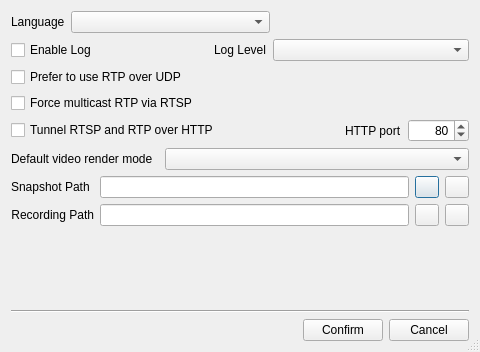
<?xml version="1.0" encoding="UTF-8"?>
<ui version="4.0">
 <class>SystemSetting</class>
 <widget class="QDialog" name="SystemSetting">
  <property name="geometry">
   <rect>
    <x>0</x>
    <y>0</y>
    <width>480</width>
    <height>352</height>
   </rect>
  </property>
  <property name="windowTitle">
   <string>System Settings</string>
  </property>
  <property name="sizeGripEnabled">
   <bool>true</bool>
  </property>
  <layout class="QVBoxLayout" name="verticalLayout">
   <item>
    <layout class="QHBoxLayout" name="horizontalLayout_9">
     <item>
      <widget class="QLabel" name="label_8">
       <property name="text">
        <string>Language</string>
       </property>
      </widget>
     </item>
     <item>
      <widget class="QComboBox" name="cmbLanguage">
       <property name="sizePolicy">
        <sizepolicy hsizetype="Expanding" vsizetype="Fixed">
         <horstretch>0</horstretch>
         <verstretch>0</verstretch>
        </sizepolicy>
       </property>
      </widget>
     </item>
     <item>
      <spacer name="horizontalSpacer_2">
       <property name="orientation">
        <enum>Qt::Horizontal</enum>
       </property>
       <property name="sizeHint" stdset="0">
        <size>
         <width>40</width>
         <height>20</height>
        </size>
       </property>
      </spacer>
     </item>
    </layout>
   </item>
   <item>
    <layout class="QHBoxLayout" name="horizontalLayout_7">
     <item>
      <widget class="QCheckBox" name="chkEnableLog">
       <property name="sizePolicy">
        <sizepolicy hsizetype="Expanding" vsizetype="Fixed">
         <horstretch>0</horstretch>
         <verstretch>0</verstretch>
        </sizepolicy>
       </property>
       <property name="text">
        <string>Enable Log</string>
       </property>
      </widget>
     </item>
     <item>
      <widget class="QLabel" name="label_6">
       <property name="text">
        <string>Log Level</string>
       </property>
      </widget>
     </item>
     <item>
      <widget class="QComboBox" name="cmbLogLevel">
       <property name="sizePolicy">
        <sizepolicy hsizetype="Expanding" vsizetype="Fixed">
         <horstretch>0</horstretch>
         <verstretch>0</verstretch>
        </sizepolicy>
       </property>
      </widget>
     </item>
    </layout>
   </item>
   <item>
    <widget class="QCheckBox" name="chkRtpOverUdp">
     <property name="sizePolicy">
      <sizepolicy hsizetype="Expanding" vsizetype="Fixed">
       <horstretch>0</horstretch>
       <verstretch>0</verstretch>
      </sizepolicy>
     </property>
     <property name="text">
      <string>Prefer to use RTP over UDP</string>
     </property>
    </widget>
   </item>
   <item>
    <widget class="QCheckBox" name="chkRtpMulticast">
     <property name="sizePolicy">
      <sizepolicy hsizetype="Expanding" vsizetype="Fixed">
       <horstretch>0</horstretch>
       <verstretch>0</verstretch>
      </sizepolicy>
     </property>
     <property name="text">
      <string>Force multicast RTP via RTSP</string>
     </property>
    </widget>
   </item>
   <item>
    <layout class="QHBoxLayout" name="horizontalLayout_8">
     <item>
      <widget class="QCheckBox" name="chkRtspOverHttp">
       <property name="sizePolicy">
        <sizepolicy hsizetype="Expanding" vsizetype="Fixed">
         <horstretch>0</horstretch>
         <verstretch>0</verstretch>
        </sizepolicy>
       </property>
       <property name="text">
        <string>Tunnel RTSP and RTP over HTTP</string>
       </property>
      </widget>
     </item>
     <item>
      <widget class="QLabel" name="label_7">
       <property name="text">
        <string>HTTP port</string>
       </property>
      </widget>
     </item>
     <item>
      <widget class="QSpinBox" name="spinHttpPort">
       <property name="alignment">
        <set>Qt::AlignRight|Qt::AlignTrailing|Qt::AlignVCenter</set>
       </property>
       <property name="prefix">
        <string/>
       </property>
       <property name="maximum">
        <number>65535</number>
       </property>
       <property name="value">
        <number>80</number>
       </property>
      </widget>
     </item>
    </layout>
   </item>
   <item>
    <layout class="QHBoxLayout" name="horizontalLayout_6">
     <property name="spacing">
      <number>12</number>
     </property>
     <item>
      <widget class="QLabel" name="label_5">
       <property name="text">
        <string>Default video render mode</string>
       </property>
      </widget>
     </item>
     <item>
      <widget class="QComboBox" name="cmbVideoRenderMode">
       <property name="sizePolicy">
        <sizepolicy hsizetype="Expanding" vsizetype="Fixed">
         <horstretch>0</horstretch>
         <verstretch>0</verstretch>
        </sizepolicy>
       </property>
      </widget>
     </item>
    </layout>
   </item>
   <item>
    <layout class="QHBoxLayout" name="horizontalLayout">
     <item>
      <widget class="QLabel" name="label">
       <property name="text">
        <string>Snapshot Path </string>
       </property>
      </widget>
     </item>
     <item>
      <widget class="QLineEdit" name="editSnapshotPath"/>
     </item>
     <item>
      <widget class="QPushButton" name="btnBrowseSnapshotPath">
       <property name="maximumSize">
        <size>
         <width>24</width>
         <height>24</height>
        </size>
       </property>
       <property name="toolTip">
        <string>Select snapshot save path</string>
       </property>
       <property name="text">
        <string/>
       </property>
       <property name="icon">
        <iconset resource="../RtspClient.qrc">
         <normaloff>:/RtspClient/Resources/browse_folder.png</normaloff>:/RtspClient/Resources/browse_folder.png</iconset>
       </property>
      </widget>
     </item>
     <item>
      <widget class="QPushButton" name="btnOpenSnapshotPath">
       <property name="maximumSize">
        <size>
         <width>24</width>
         <height>24</height>
        </size>
       </property>
       <property name="toolTip">
        <string>Open snapshot path</string>
       </property>
       <property name="text">
        <string/>
       </property>
       <property name="icon">
        <iconset resource="../RtspClient.qrc">
         <normaloff>:/RtspClient/Resources/open_folder.png</normaloff>:/RtspClient/Resources/open_folder.png</iconset>
       </property>
      </widget>
     </item>
    </layout>
   </item>
   <item>
    <layout class="QHBoxLayout" name="horizontalLayout_2">
     <item>
      <widget class="QLabel" name="label_2">
       <property name="text">
        <string>Recording Path</string>
       </property>
       <property name="alignment">
        <set>Qt::AlignRight|Qt::AlignTrailing|Qt::AlignVCenter</set>
       </property>
      </widget>
     </item>
     <item>
      <widget class="QLineEdit" name="editRecordPath"/>
     </item>
     <item>
      <widget class="QPushButton" name="btnBrowseRecordPath">
       <property name="maximumSize">
        <size>
         <width>24</width>
         <height>24</height>
        </size>
       </property>
       <property name="toolTip">
        <string>Select video recording save path</string>
       </property>
       <property name="text">
        <string/>
       </property>
       <property name="icon">
        <iconset resource="../RtspClient.qrc">
         <normaloff>:/RtspClient/Resources/browse_folder.png</normaloff>:/RtspClient/Resources/browse_folder.png</iconset>
       </property>
      </widget>
     </item>
     <item>
      <widget class="QPushButton" name="btnOpenRecordPath">
       <property name="maximumSize">
        <size>
         <width>24</width>
         <height>24</height>
        </size>
       </property>
       <property name="toolTip">
        <string>Open video recording path</string>
       </property>
       <property name="text">
        <string/>
       </property>
       <property name="icon">
        <iconset resource="../RtspClient.qrc">
         <normaloff>:/RtspClient/Resources/open_folder.png</normaloff>:/RtspClient/Resources/open_folder.png</iconset>
       </property>
      </widget>
     </item>
    </layout>
   </item>
   <item>
    <spacer name="verticalSpacer">
     <property name="orientation">
      <enum>Qt::Vertical</enum>
     </property>
     <property name="sizeHint" stdset="0">
      <size>
       <width>20</width>
       <height>60</height>
      </size>
     </property>
    </spacer>
   </item>
   <item>
    <widget class="Line" name="line">
     <property name="orientation">
      <enum>Qt::Horizontal</enum>
     </property>
    </widget>
   </item>
   <item>
    <layout class="QHBoxLayout" name="horizontalLayout_3">
     <item>
      <spacer name="horizontalSpacer">
       <property name="orientation">
        <enum>Qt::Horizontal</enum>
       </property>
       <property name="sizeHint" stdset="0">
        <size>
         <width>40</width>
         <height>20</height>
        </size>
       </property>
      </spacer>
     </item>
     <item>
      <widget class="QPushButton" name="btnConfirm">
       <property name="text">
        <string>Confirm</string>
       </property>
      </widget>
     </item>
     <item>
      <widget class="QPushButton" name="btnCancel">
       <property name="text">
        <string>Cancel</string>
       </property>
      </widget>
     </item>
    </layout>
   </item>
  </layout>
 </widget>
 <tabstops>
  <tabstop>editSnapshotPath</tabstop>
  <tabstop>btnBrowseSnapshotPath</tabstop>
  <tabstop>btnOpenSnapshotPath</tabstop>
  <tabstop>editRecordPath</tabstop>
  <tabstop>btnBrowseRecordPath</tabstop>
  <tabstop>btnOpenRecordPath</tabstop>
  <tabstop>btnConfirm</tabstop>
  <tabstop>btnCancel</tabstop>
 </tabstops>
 <resources>
  <include location="../RtspClient.qrc"/>
 </resources>
 <connections/>
</ui>
